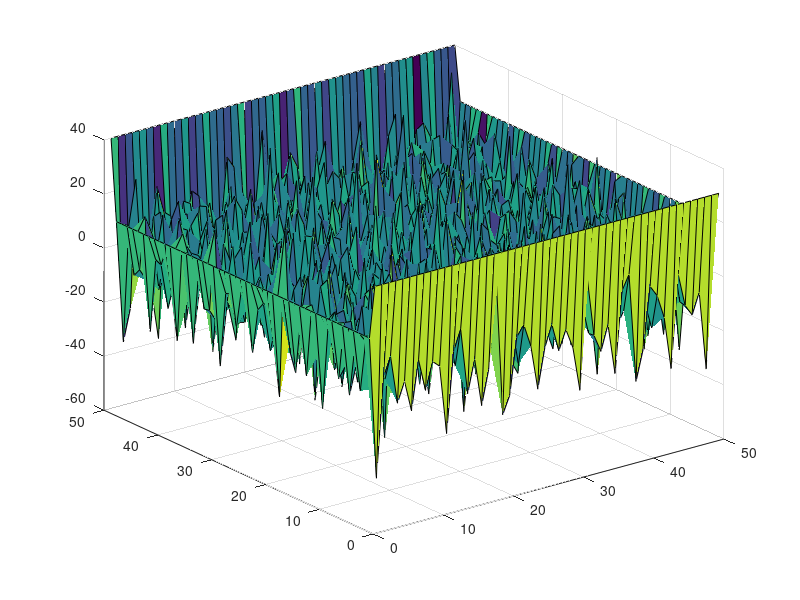

The MATLAB source for this figure:
clear;
Nx = 50;
Ny = 50;
d = 1/Nx;
alpha = 1;
Tb = [10 20 30 40];

% Column of ones, size N equations
e = ones(Nx*Ny,1);
% Fill sparse matrix
A = spdiags([e,e,-4*e,e,e],[-Nx,-1,0,1,Nx],Nx*Ny,Nx*Ny);
% A = A*alpha/d^2; % This doesnt matter, steady state...
% Right hand side vector
b = zeros(Nx*Ny,1);

i = 1:Nx;
% Lower boundary
j = 1;
low = i + Nx * (j-1);
% Upper boundary
j = Ny;
upp = i + Nx * (j-1);

j = 1:Ny;
% Left boundary
i = 1;
lef = i + Nx * (j-1);
% Right boundary
i = Nx;
rig = i + Nx * (j-1);

% Collect all boundary node indices
ind = [low upp lef rig];
% Reset these rows to zero
A(ind,:) = 0;
B = ones(Nx*Ny,1)
A = spdiags(B,0,A);

% Set rhs for boundaries
b(low) = Tb(1);
b(upp) = Tb(2);
b(lef) = Tb(3);
b(rig) = Tb(4);

tic
T = A\b;
toc


T = reshape(T,[Nx,Ny]);

[x y] = meshgrid(1:Nx,1:Ny);
surf(x,y,T)
